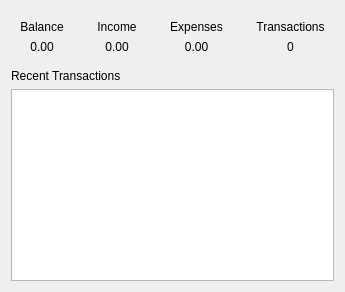
        <widget class="QWidget" name="pageDashboard">
         <layout class="QVBoxLayout" name="dashLayout">
          <item>
           <layout class="QHBoxLayout" name="statsLayout">
            <property name="spacing">
             <number>15</number>
            </property>
            <item>
             <widget class="QFrame" name="balanceCard">
              <layout class="QVBoxLayout">
               <item>
                <widget class="QLabel" name="balanceTitle">
                 <property name="text">
                  <string>Balance</string>
                 </property>
                 <property name="alignment">
                  <set>Qt::AlignmentFlag::AlignCenter</set>
                 </property>
                </widget>
               </item>
               <item>
                <widget class="QLabel" name="balanceValue">
                 <property name="text">
                  <string>0.00</string>
                 </property>
                 <property name="alignment">
                  <set>Qt::AlignmentFlag::AlignCenter</set>
                 </property>
                </widget>
               </item>
              </layout>
             </widget>
            </item>
            <item>
             <widget class="QFrame" name="incomeCard">
              <layout class="QVBoxLayout">
               <item>
                <widget class="QLabel" name="incomeTitle">
                 <property name="text">
                  <string>Income</string>
                 </property>
                 <property name="alignment">
                  <set>Qt::AlignmentFlag::AlignCenter</set>
                 </property>
                </widget>
               </item>
               <item>
                <widget class="QLabel" name="incomeValue">
                 <property name="text">
                  <string>0.00</string>
                 </property>
                 <property name="alignment">
                  <set>Qt::AlignmentFlag::AlignCenter</set>
                 </property>
                </widget>
               </item>
              </layout>
             </widget>
            </item>
            <item>
             <widget class="QFrame" name="expenseCard">
              <layout class="QVBoxLayout">
               <item>
                <widget class="QLabel" name="expenseTitle">
                 <property name="text">
                  <string>Expenses</string>
                 </property>
                 <property name="alignment">
                  <set>Qt::AlignmentFlag::AlignCenter</set>
                 </property>
                </widget>
               </item>
               <item>
                <widget class="QLabel" name="expenseValue">
                 <property name="text">
                  <string>0.00</string>
                 </property>
                 <property name="alignment">
                  <set>Qt::AlignmentFlag::AlignCenter</set>
                 </property>
                </widget>
               </item>
              </layout>
             </widget>
            </item>
            <item>
             <widget class="QFrame" name="countCard">
              <layout class="QVBoxLayout">
               <item>
                <widget class="QLabel" name="countTitle">
                 <property name="text">
                  <string>Transactions</string>
                 </property>
                 <property name="alignment">
                  <set>Qt::AlignmentFlag::AlignCenter</set>
                 </property>
                </widget>
               </item>
               <item>
                <widget class="QLabel" name="countValue">
                 <property name="text">
                  <string>0</string>
                 </property>
                 <property name="alignment">
                  <set>Qt::AlignmentFlag::AlignCenter</set>
                 </property>
                </widget>
               </item>
              </layout>
             </widget>
            </item>
           </layout>
          </item>
          <item>
           <widget class="QLabel" name="recentLabel">
            <property name="text">
             <string>Recent Transactions</string>
            </property>
           </widget>
          </item>
          <item>
           <widget class="QTableWidget" name="recentTable"/>
          </item>
         </layout>
        </widget>
